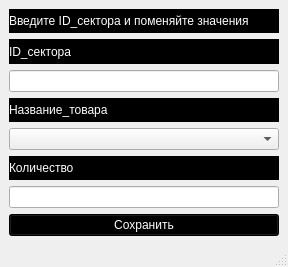
<?xml version="1.0" encoding="UTF-8"?>
<ui version="4.0">
 <class>redak_sklad</class>
 <widget class="QMainWindow" name="redak_sklad">
  <property name="geometry">
   <rect>
    <x>0</x>
    <y>0</y>
    <width>288</width>
    <height>267</height>
   </rect>
  </property>
  <property name="windowTitle">
   <string>Редактирование</string>
  </property>
  <widget class="QWidget" name="centralwidget">
   <layout class="QVBoxLayout" name="verticalLayout">
    <item>
     <widget class="QLabel" name="label_4">
      <property name="styleSheet">
       <string notr="true">font: 11pt &quot;Times New Roman&quot;;
background-color: rgb(0, 0, 0);
color: rgb(255, 255, 255);</string>
      </property>
      <property name="text">
       <string>Введите ID_сектора и поменяйте значения</string>
      </property>
     </widget>
    </item>
    <item>
     <widget class="QLabel" name="label">
      <property name="styleSheet">
       <string notr="true">font: 11pt &quot;Times New Roman&quot;;
background-color: rgb(0, 0, 0);
color: rgb(255, 255, 255);</string>
      </property>
      <property name="text">
       <string>ID_сектора</string>
      </property>
     </widget>
    </item>
    <item>
     <widget class="QLineEdit" name="lineEdit">
      <property name="styleSheet">
       <string notr="true">font: 11pt &quot;Times New Roman&quot;;</string>
      </property>
     </widget>
    </item>
    <item>
     <widget class="QLabel" name="label_2">
      <property name="styleSheet">
       <string notr="true">font: 11pt &quot;Times New Roman&quot;;
background-color: rgb(0, 0, 0);
color: rgb(255, 255, 255);</string>
      </property>
      <property name="text">
       <string>Название_товара</string>
      </property>
     </widget>
    </item>
    <item>
     <widget class="QComboBox" name="comboBox">
      <property name="styleSheet">
       <string notr="true">font: 11pt &quot;Times New Roman&quot;;</string>
      </property>
     </widget>
    </item>
    <item>
     <widget class="QLabel" name="label_3">
      <property name="styleSheet">
       <string notr="true">font: 11pt &quot;Times New Roman&quot;;
background-color: rgb(0, 0, 0);
color: rgb(255, 255, 255);</string>
      </property>
      <property name="text">
       <string>Количество</string>
      </property>
     </widget>
    </item>
    <item>
     <widget class="QLineEdit" name="lineEdit_3">
      <property name="styleSheet">
       <string notr="true">font: 11pt &quot;Times New Roman&quot;;</string>
      </property>
     </widget>
    </item>
    <item>
     <widget class="QPushButton" name="redak">
      <property name="styleSheet">
       <string notr="true">width: 50px;
font: 75 14pt &quot;Times New Roman&quot;;
background-color: rgb(0, 0, 0);
color: rgb(255, 255, 255);</string>
      </property>
      <property name="text">
       <string>Сохранить</string>
      </property>
     </widget>
    </item>
   </layout>
  </widget>
  <widget class="QMenuBar" name="menubar">
   <property name="geometry">
    <rect>
     <x>0</x>
     <y>0</y>
     <width>288</width>
     <height>21</height>
    </rect>
   </property>
  </widget>
  <widget class="QStatusBar" name="statusbar"/>
 </widget>
 <resources/>
 <connections/>
</ui>
